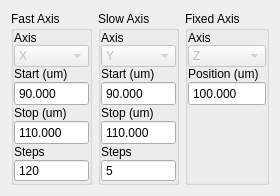
        <widget class="QWidget" name="tab_8">
         <attribute name="title">
          <string>Params</string>
         </attribute>
         <layout class="QHBoxLayout" name="horizontalLayout_8">
          <item>
           <widget class="QGroupBox" name="groupBox_4">
            <property name="title">
             <string>Fast Axis</string>
            </property>
            <layout class="QVBoxLayout" name="verticalLayout_13">
             <property name="spacing">
              <number>0</number>
             </property>
             <property name="leftMargin">
              <number>0</number>
             </property>
             <property name="topMargin">
              <number>0</number>
             </property>
             <property name="rightMargin">
              <number>0</number>
             </property>
             <property name="bottomMargin">
              <number>0</number>
             </property>
             <item>
              <layout class="QVBoxLayout" name="verticalLayout_14">
               <property name="spacing">
                <number>0</number>
               </property>
               <item>
                <widget class="QLabel" name="label_31">
                 <property name="text">
                  <string>Axis</string>
                 </property>
                </widget>
               </item>
               <item>
                <widget class="QComboBox" name="comboBox_nrb_fast_axis">
                 <property name="enabled">
                  <bool>false</bool>
                 </property>
                 <item>
                  <property name="text">
                   <string>X</string>
                  </property>
                 </item>
                 <item>
                  <property name="text">
                   <string>Y</string>
                  </property>
                 </item>
                 <item>
                  <property name="text">
                   <string>Z</string>
                  </property>
                 </item>
                </widget>
               </item>
               <item>
                <widget class="QLabel" name="label_32">
                 <property name="text">
                  <string>Start (um)</string>
                 </property>
                </widget>
               </item>
               <item>
                <widget class="QDoubleSpinBox" name="spinBox_nrb_fast_start">
                 <property name="minimumSize">
                  <size>
                   <width>75</width>
                   <height>25</height>
                  </size>
                 </property>
                 <property name="maximumSize">
                  <size>
                   <width>200</width>
                   <height>40</height>
                  </size>
                 </property>
                 <property name="styleSheet">
                  <string notr="true">font: 11pt &quot;Arial&quot;;</string>
                 </property>
                 <property name="readOnly">
                  <bool>false</bool>
                 </property>
                 <property name="buttonSymbols">
                  <enum>QAbstractSpinBox::NoButtons</enum>
                 </property>
                 <property name="decimals">
                  <number>3</number>
                 </property>
                 <property name="minimum">
                  <double>-1.000000000000000</double>
                 </property>
                 <property name="maximum">
                  <double>201.000000000000000</double>
                 </property>
                 <property name="value">
                  <double>90.000000000000000</double>
                 </property>
                </widget>
               </item>
               <item>
                <widget class="QLabel" name="label_33">
                 <property name="text">
                  <string>Stop (um)</string>
                 </property>
                </widget>
               </item>
               <item>
                <widget class="QDoubleSpinBox" name="spinBox_nrb_fast_stop">
                 <property name="minimumSize">
                  <size>
                   <width>75</width>
                   <height>25</height>
                  </size>
                 </property>
                 <property name="maximumSize">
                  <size>
                   <width>200</width>
                   <height>40</height>
                  </size>
                 </property>
                 <property name="styleSheet">
                  <string notr="true">font: 11pt &quot;Arial&quot;;</string>
                 </property>
                 <property name="readOnly">
                  <bool>false</bool>
                 </property>
                 <property name="buttonSymbols">
                  <enum>QAbstractSpinBox::NoButtons</enum>
                 </property>
                 <property name="decimals">
                  <number>3</number>
                 </property>
                 <property name="minimum">
                  <double>-1.000000000000000</double>
                 </property>
                 <property name="maximum">
                  <double>201.000000000000000</double>
                 </property>
                 <property name="value">
                  <double>110.000000000000000</double>
                 </property>
                </widget>
               </item>
               <item>
                <widget class="QLabel" name="label_34">
                 <property name="text">
                  <string>Steps</string>
                 </property>
                </widget>
               </item>
               <item>
                <widget class="QSpinBox" name="spinBox_nrb_fast_steps">
                 <property name="buttonSymbols">
                  <enum>QAbstractSpinBox::NoButtons</enum>
                 </property>
                 <property name="minimum">
                  <number>1</number>
                 </property>
                 <property name="maximum">
                  <number>5000</number>
                 </property>
                 <property name="value">
                  <number>120</number>
                 </property>
                </widget>
               </item>
              </layout>
             </item>
            </layout>
           </widget>
          </item>
          <item>
           <widget class="QGroupBox" name="groupBox_5">
            <property name="title">
             <string>Slow Axis</string>
            </property>
            <layout class="QVBoxLayout" name="verticalLayout_15">
             <property name="spacing">
              <number>0</number>
             </property>
             <property name="leftMargin">
              <number>0</number>
             </property>
             <property name="topMargin">
              <number>0</number>
             </property>
             <property name="rightMargin">
              <number>0</number>
             </property>
             <property name="bottomMargin">
              <number>0</number>
             </property>
             <item>
              <layout class="QVBoxLayout" name="verticalLayout_16">
               <item>
                <widget class="QLabel" name="label_36">
                 <property name="text">
                  <string>Axis</string>
                 </property>
                </widget>
               </item>
               <item>
                <widget class="QComboBox" name="comboBox_nrb_slow_axis">
                 <property name="enabled">
                  <bool>false</bool>
                 </property>
                 <property name="currentIndex">
                  <number>1</number>
                 </property>
                 <item>
                  <property name="text">
                   <string>X</string>
                  </property>
                 </item>
                 <item>
                  <property name="text">
                   <string>Y</string>
                  </property>
                 </item>
                 <item>
                  <property name="text">
                   <string>Z</string>
                  </property>
                 </item>
                </widget>
               </item>
               <item>
                <widget class="QLabel" name="label_37">
                 <property name="text">
                  <string>Start (um)</string>
                 </property>
                </widget>
               </item>
               <item>
                <widget class="QDoubleSpinBox" name="spinBox_nrb_slow_start">
                 <property name="minimumSize">
                  <size>
                   <width>75</width>
                   <height>25</height>
                  </size>
                 </property>
                 <property name="maximumSize">
                  <size>
                   <width>200</width>
                   <height>40</height>
                  </size>
                 </property>
                 <property name="styleSheet">
                  <string notr="true">font: 11pt &quot;Arial&quot;;</string>
                 </property>
                 <property name="readOnly">
                  <bool>false</bool>
                 </property>
                 <property name="buttonSymbols">
                  <enum>QAbstractSpinBox::NoButtons</enum>
                 </property>
                 <property name="decimals">
                  <number>3</number>
                 </property>
                 <property name="minimum">
                  <double>-1.000000000000000</double>
                 </property>
                 <property name="maximum">
                  <double>201.000000000000000</double>
                 </property>
                 <property name="value">
                  <double>90.000000000000000</double>
                 </property>
                </widget>
               </item>
               <item>
                <widget class="QLabel" name="label_38">
                 <property name="text">
                  <string>Stop (um)</string>
                 </property>
                </widget>
               </item>
               <item>
                <widget class="QDoubleSpinBox" name="spinBox_nrb_slow_stop">
                 <property name="minimumSize">
                  <size>
                   <width>75</width>
                   <height>25</height>
                  </size>
                 </property>
                 <property name="maximumSize">
                  <size>
                   <width>200</width>
                   <height>40</height>
                  </size>
                 </property>
                 <property name="styleSheet">
                  <string notr="true">font: 11pt &quot;Arial&quot;;</string>
                 </property>
                 <property name="readOnly">
                  <bool>false</bool>
                 </property>
                 <property name="buttonSymbols">
                  <enum>QAbstractSpinBox::NoButtons</enum>
                 </property>
                 <property name="decimals">
                  <number>3</number>
                 </property>
                 <property name="minimum">
                  <double>-1.000000000000000</double>
                 </property>
                 <property name="maximum">
                  <double>201.000000000000000</double>
                 </property>
                 <property name="value">
                  <double>110.000000000000000</double>
                 </property>
                </widget>
               </item>
               <item>
                <widget class="QLabel" name="label_39">
                 <property name="text">
                  <string>Steps</string>
                 </property>
                </widget>
               </item>
               <item>
                <widget class="QSpinBox" name="spinBox_nrb_slow_steps">
                 <property name="buttonSymbols">
                  <enum>QAbstractSpinBox::NoButtons</enum>
                 </property>
                 <property name="minimum">
                  <number>1</number>
                 </property>
                 <property name="maximum">
                  <number>5000</number>
                 </property>
                 <property name="value">
                  <number>5</number>
                 </property>
                </widget>
               </item>
              </layout>
             </item>
            </layout>
           </widget>
          </item>
          <item>
           <widget class="QGroupBox" name="groupBox_6">
            <property name="title">
             <string>Fixed Axis</string>
            </property>
            <layout class="QVBoxLayout" name="verticalLayout_17">
             <property name="spacing">
              <number>0</number>
             </property>
             <property name="leftMargin">
              <number>0</number>
             </property>
             <property name="topMargin">
              <number>0</number>
             </property>
             <property name="rightMargin">
              <number>0</number>
             </property>
             <property name="bottomMargin">
              <number>0</number>
             </property>
             <item>
              <layout class="QVBoxLayout" name="verticalLayout_18">
               <item>
                <widget class="QLabel" name="label_41">
                 <property name="text">
                  <string>Axis</string>
                 </property>
                </widget>
               </item>
               <item>
                <widget class="QComboBox" name="comboBox_nrb_fixed_axis">
                 <property name="enabled">
                  <bool>false</bool>
                 </property>
                 <property name="currentIndex">
                  <number>2</number>
                 </property>
                 <item>
                  <property name="text">
                   <string>X</string>
                  </property>
                 </item>
                 <item>
                  <property name="text">
                   <string>Y</string>
                  </property>
                 </item>
                 <item>
                  <property name="text">
                   <string>Z</string>
                  </property>
                 </item>
                </widget>
               </item>
               <item>
                <widget class="QLabel" name="label_42">
                 <property name="text">
                  <string>Position (um)</string>
                 </property>
                </widget>
               </item>
               <item>
                <widget class="QDoubleSpinBox" name="spinBox_nrb_fixed_start">
                 <property name="minimumSize">
                  <size>
                   <width>75</width>
                   <height>25</height>
                  </size>
                 </property>
                 <property name="maximumSize">
                  <size>
                   <width>200</width>
                   <height>40</height>
                  </size>
                 </property>
                 <property name="styleSheet">
                  <string notr="true">font: 11pt &quot;Arial&quot;;</string>
                 </property>
                 <property name="readOnly">
                  <bool>false</bool>
                 </property>
                 <property name="buttonSymbols">
                  <enum>QAbstractSpinBox::NoButtons</enum>
                 </property>
                 <property name="decimals">
                  <number>3</number>
                 </property>
                 <property name="minimum">
                  <double>-1.000000000000000</double>
                 </property>
                 <property name="maximum">
                  <double>201.000000000000000</double>
                 </property>
                 <property name="value">
                  <double>100.000000000000000</double>
                 </property>
                </widget>
               </item>
               <item>
                <spacer name="verticalSpacer">
                 <property name="orientation">
                  <enum>Qt::Vertical</enum>
                 </property>
                 <property name="sizeHint" stdset="0">
                  <size>
                   <width>20</width>
                   <height>40</height>
                  </size>
                 </property>
                </spacer>
               </item>
              </layout>
             </item>
            </layout>
           </widget>
          </item>
         </layout>
        </widget>
